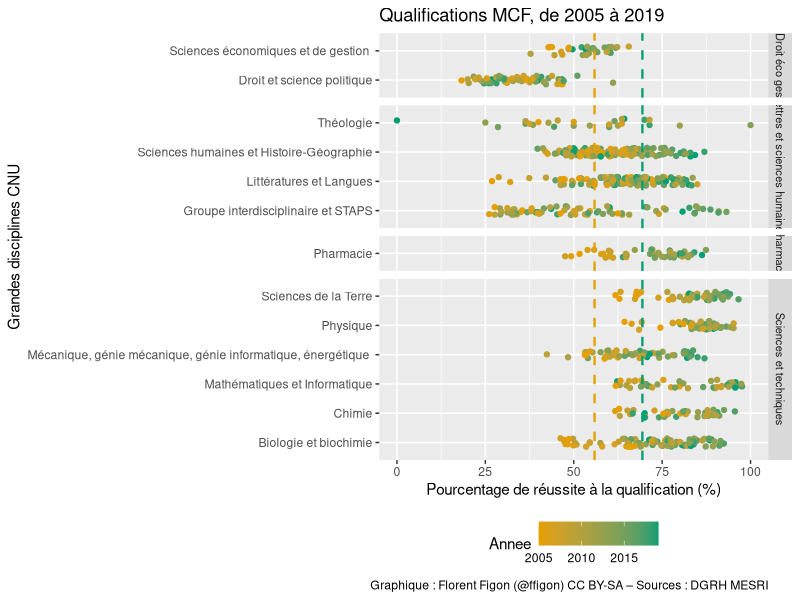
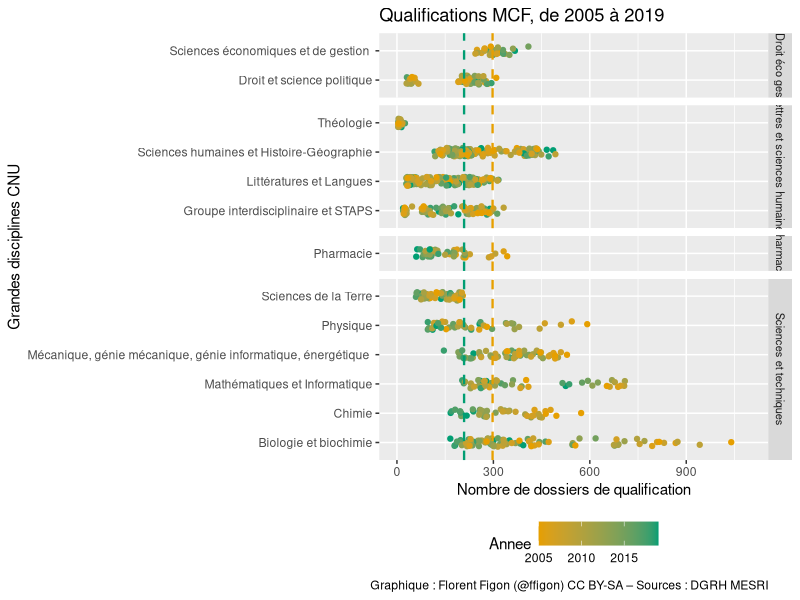
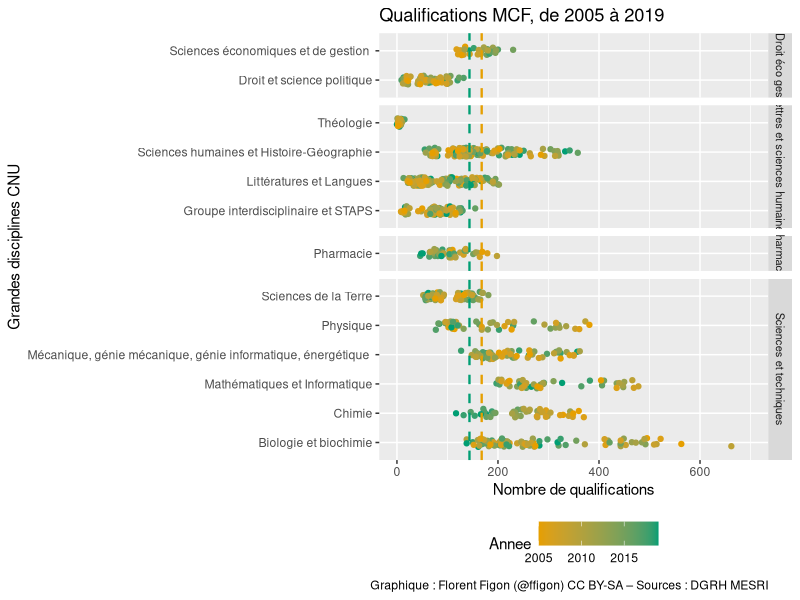
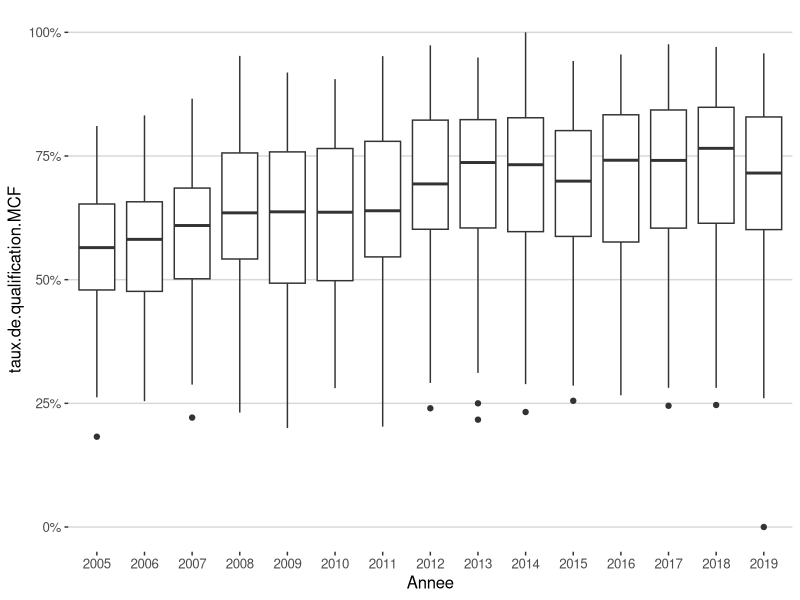
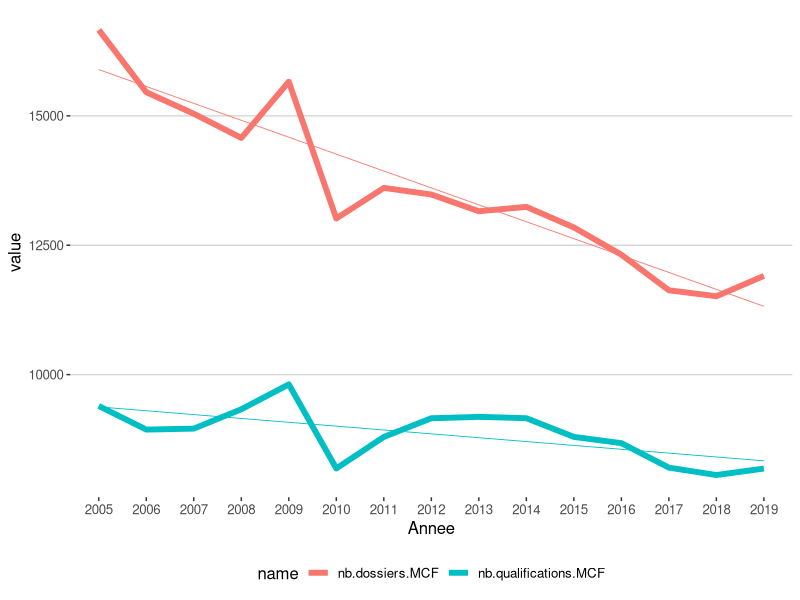
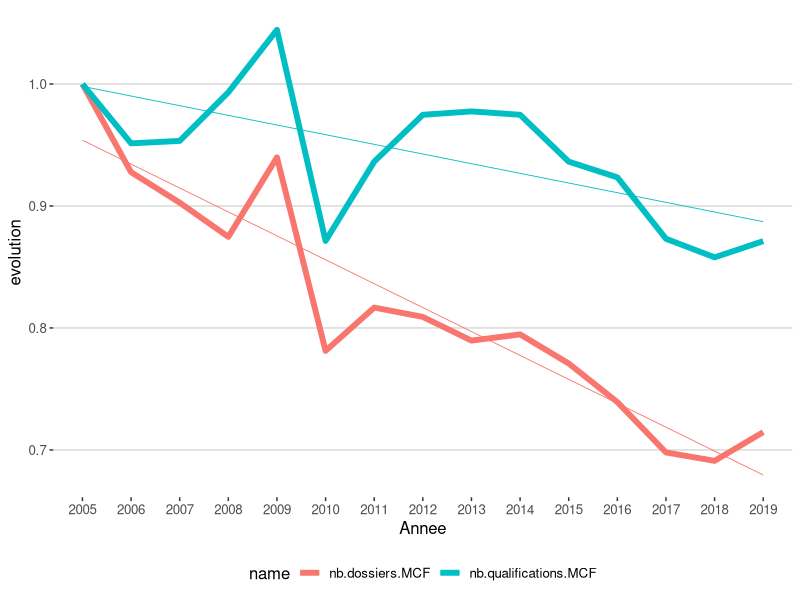
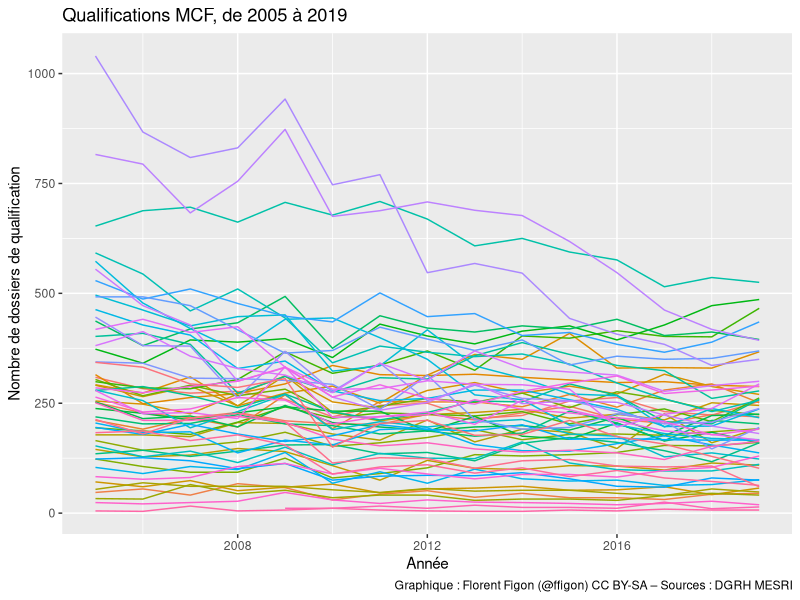
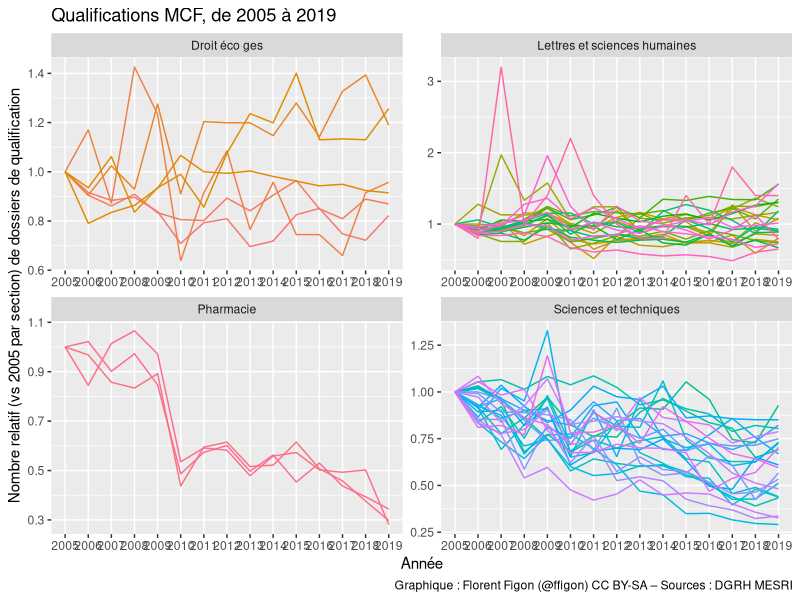

R code for these plots, in order:
## ---- chunk 1
knitr::opts_chunk$set(echo = FALSE)

library(tidyverse)
library(ggthemes)
library(ggbeeswarm)
library("gridExtra")
data_CNU = read.table("DB_CNU_QualificationRecrutements_20201123.csv", h=T, sep=";")
## ---- chunk 2
colnames(data_CNU)
## ---- chunk 3
tapply(data_CNU$QualificationQualifies.MCF/data_CNU$QualificationDossiers.MCF, data_CNU$Annee, mean, na.rm=T)
## ---- chunk 4
ggplot(data_CNU, aes(x = (QualificationQualifies.MCF/QualificationDossiers.MCF)*100, y = GroupeCNU, color=Annee)) +
  geom_jitter(width = 0, height = 0.15) +
  geom_vline(xintercept=55.88368, linetype="dashed", color = "#E69F00", size=0.8) + 
  geom_vline(xintercept=69.41814, linetype="dashed", color = "#009E73", size=0.8) +
  xlim(0,100) +
  theme(legend.position="bottom") +
  facet_grid(GrandeDisciplineCNU~., scales="free", space="free") +
  theme(strip.text.y = element_text(size = 8)) +
  scale_color_gradient(low="#E69F00", high="#009E73") +
  labs(title="Qualifications MCF, de 2005 à 2019", y ="Grandes disciplines CNU", x = "Pourcentage de réussite à la qualification (%)") +
  labs(caption = "Graphique : Florent Figon (@ffigon) CC BY-SA – Sources : DGRH MESRI")
## ---- chunk 5
tapply(data_CNU$QualificationDossiers.MCF, data_CNU$Annee, mean, na.rm=T)
## ---- chunk 6
ggplot(data_CNU, aes(x = QualificationDossiers.MCF, y = GroupeCNU, color=Annee)) +
  geom_jitter(width = 0, height = 0.15) +
  geom_vline(xintercept=297.5357, linetype="dashed", color = "#E69F00", size=0.8) + 
  geom_vline(xintercept=208.8947, linetype="dashed", color = "#009E73", size=0.8) +
  xlim(0,1100) +
  theme(legend.position="bottom") +
  facet_grid(GrandeDisciplineCNU~., scales="free", space="free") +
  theme(strip.text.y = element_text(size = 8)) +
  scale_color_gradient(low="#E69F00", high="#009E73") +
  labs(title="Qualifications MCF, de 2005 à 2019", y ="Grandes disciplines CNU", x = "Nombre de dossiers de qualification") +
  labs(caption = "Graphique : Florent Figon (@ffigon) CC BY-SA – Sources : DGRH MESRI")
## ---- chunk 7
tapply(data_CNU$QualificationQualifies.MCF, data_CNU$Annee, mean, na.rm=T)
## ---- chunk 8
ggplot(data_CNU, aes(x = QualificationQualifies.MCF, y = GroupeCNU, color=Annee)) +
  geom_jitter(width = 0, height = 0.15) +
  geom_vline(xintercept=167.7500, linetype="dashed", color = "#E69F00", size=0.8) + 
  geom_vline(xintercept=143.5789, linetype="dashed", color = "#009E73", size=0.8) +
  xlim(0,700) +
  theme(legend.position="bottom") +
  facet_grid(GrandeDisciplineCNU~., scales="free", space="free") +
  theme(strip.text.y = element_text(size = 8)) +
  scale_color_gradient(low="#E69F00", high="#009E73") +
  labs(title="Qualifications MCF, de 2005 à 2019", y ="Grandes disciplines CNU", x = "Nombre de qualifications") +
  labs(caption = "Graphique : Florent Figon (@ffigon) CC BY-SA – Sources : DGRH MESRI")
## ---- chunk 9
cnu <- data_CNU %>%
  mutate(
    Annee = as.factor(Annee),
    taux.de.qualification.MCF = QualificationQualifies.MCF / QualificationDossiers.MCF)
## ---- chunk 10
cnu %>%
  ggplot(aes(x=Annee, y=taux.de.qualification.MCF)) +
    geom_boxplot() +
    scale_y_continuous(labels=scales::percent) +
  theme_hc()
## ---- chunk 11
cnu.sum <- cnu %>%
  group_by(Annee) %>%
  summarise(
    nb.dossiers.MCF = sum(QualificationDossiers.MCF, na.rm = TRUE),
    nb.qualifications.MCF = sum(QualificationQualifies.MCF, na.rm = TRUE)
  ) %>%
  pivot_longer(-Annee) %>%
  group_by(name) %>%
  mutate(evolution = value / first(value)) %>%
  ungroup()

ggplot(cnu.sum, aes(x=Annee, y=value, color=name, group=name)) +
  geom_line(size=2) +
  geom_smooth(method="lm", se=FALSE, size=0.3) +
  theme_hc()
## ---- chunk 12
  ggplot(cnu.sum, aes(x=Annee, y=evolution, color=name, group=name)) +
    geom_line(size=2) +
    geom_smooth(method="lm", se=FALSE, size=0.3) +
    theme_hc()
## ---- chunk 13
annee1 = head(cnu.sum$Annee, 1)
annee2 = tail(cnu.sum$Annee, 1)
dossiers1 = subset(cnu.sum,name=="nb.dossiers.MCF",value) %>% head(1)
dossiers2 = subset(cnu.sum,name=="nb.dossiers.MCF",value) %>% tail(1)
ddossiers = scales::percent((subset(cnu.sum,name=="nb.dossiers.MCF",evolution) %>% tail(1)-1)[[1]])
qualifs1 = subset(cnu.sum,name=="nb.qualifications.MCF",value) %>% head(1)
qualifs2 = subset(cnu.sum,name=="nb.qualifications.MCF",value) %>% tail(1)
dqualifs = scales::percent((subset(cnu.sum,name=="nb.qualifications.MCF",evolution) %>% tail(1)-1)[[1]])
## ---- chunk 14
ggplot(data_CNU, aes(x=Annee, y=QualificationDossiers.MCF, group=SectionCNU, color=SectionCNU)) +
  geom_line() +
  theme(legend.position="none") +
  labs(title="Qualifications MCF, de 2005 à 2019", x ="Année", y = "Nombre de dossiers de qualification") +
  labs(caption = "Graphique : Florent Figon (@ffigon) CC BY-SA – Sources : DGRH MESRI")
## ---- chunk 15
cnu.parSection <- cnu %>% group_by(SectionCNU) %>% arrange(Annee, SectionCNU.ID) %>% mutate(debut = first(QualificationDossiers.MCF)) %>% mutate(evolution = QualificationDossiers.MCF/debut) %>% ungroup()

ggplot(cnu.parSection, aes(x=Annee, y=evolution, group=SectionCNU, color=SectionCNU)) +
  geom_line() +
  theme(legend.position="none") +
  facet_wrap(.~GrandeDisciplineCNU, scale="free") +
  labs(title="Qualifications MCF, de 2005 à 2019", x ="Année", y = "Nombre relatif (vs 2005 par section) de dossiers de qualification") +
  labs(caption = "Graphique : Florent Figon (@ffigon) CC BY-SA – Sources : DGRH MESRI")

ggplot(cnu.parSection, aes(x=Annee, y=evolution, group=SectionCNU, color=SectionCNU)) +
  geom_smooth(method="lm", se=F, size=0.3) +
  theme(legend.position="none") +
  facet_wrap(.~GrandeDisciplineCNU, scale="free") +
  labs(title="Qualifications MCF, de 2005 à 2019", x ="Année", y = "Régression linéaire du nombre relatif (vs 2005 par section) de dossiers de qualification") +
  labs(caption = "Graphique : Florent Figon (@ffigon) CC BY-SA – Sources : DGRH MESRI")

ggplot(cnu.parSection, aes(x=Annee, y=evolution, group=Annee)) +
    geom_boxplot() +
    theme(legend.position="none") +
    facet_wrap(.~GrandeDisciplineCNU, scale="free") +
    labs(title="Qualifications MCF, de 2005 à 2019", x ="Année", y = "Nombre relatif (vs 2005 par section) de dossiers de qualification") +
    labs(caption = "Graphique : Florent Figon (@ffigon) CC BY-SA – Sources : DGRH MESRI")
